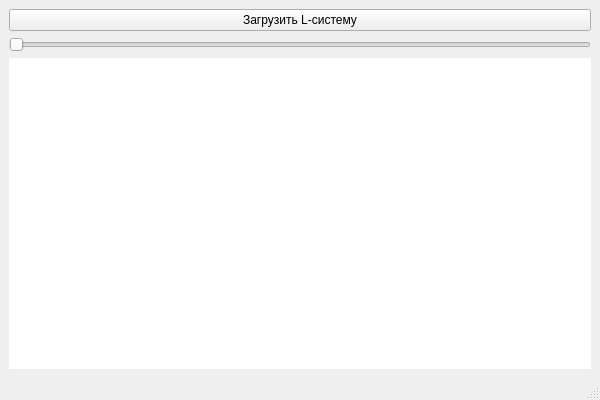
<?xml version="1.0" encoding="UTF-8"?>
<ui version="4.0">
 <class>MainWindow7</class>
 <widget class="QMainWindow" name="MainWindow7">
  <property name="geometry">
   <rect>
    <x>100</x>
    <y>100</y>
    <width>600</width>
    <height>400</height>
   </rect>
  </property>
  <property name="windowTitle">
   <string>L-System Viewer</string>
  </property>
  <widget class="QWidget" name="centralwidget">
   <layout class="QVBoxLayout" name="verticalLayout">
    <item>
     <widget class="QPushButton" name="loadFileButton">
      <property name="text">
       <string>Загрузить L-систему</string>
      </property>
     </widget>
    </item>
    <item>
     <widget class="QSlider" name="iterationSlider">
      <property name="orientation">
       <enum>Qt::Horizontal</enum>
      </property>
      <property name="minimum">
       <number>0</number>
      </property>
      <property name="maximum">
       <number>10</number>
      </property>
      <property name="value">
       <number>0</number>
      </property>
     </widget>
    </item>
    <item>
     <widget class="QWidget" name="drawArea">
      <property name="minimumSize">
       <size>
        <width>300</width>
        <height>300</height>
       </size>
      </property>
      <property name="styleSheet">
       <string notr="true">background-color: white;</string>
      </property>
     </widget>
    </item>
   </layout>
  </widget>
  <widget class="QMenuBar" name="menubar"/>
  <widget class="QStatusBar" name="statusbar"/>
 </widget>
 <resources/>
 <connections/>
</ui>
